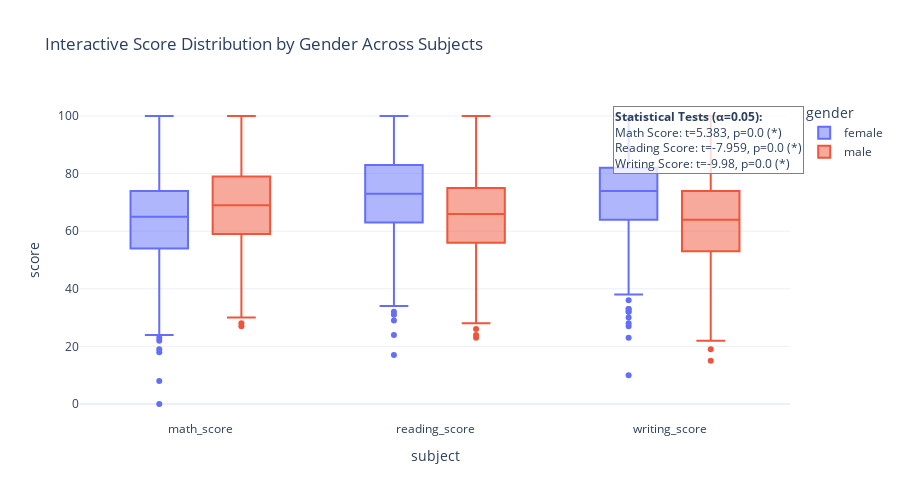
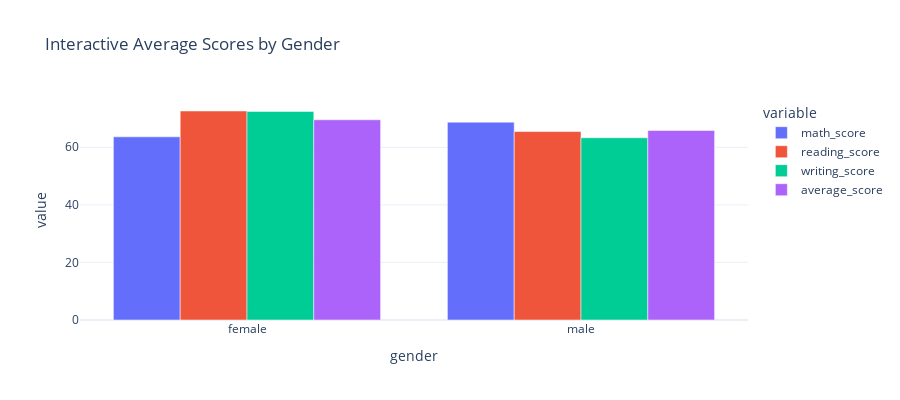

Notebook source saved alongside these figures, in order:
### Markdown cell above
## 3. Interactive Key Findings Analysis

### Code cell
# Interactive gender performance analysis
df_melted = df.melt(id_vars=['gender'], value_vars=['math_score', 'reading_score', 'writing_score'],
                   var_name='subject', value_name='score')

# Create interactive box plots
fig1 = px.box(df_melted, x='subject', y='score', color='gender',
              title="Interactive Score Distribution by Gender Across Subjects",
              hover_data=['gender'])
fig1.update_traces(quartilemethod="exclusive")
fig1.update_layout(height=500)

# Statistical testing and display
test_results = []
for subject in ['math_score', 'reading_score', 'writing_score']:
    male_scores = df[df['gender'] == 'male'][subject]
    female_scores = df[df['gender'] == 'female'][subject]
    t_stat, p_value = stats.ttest_ind(male_scores, female_scores)
    test_results.append({
        'Subject': subject.replace('_', ' ').title(),
        'T-Statistic': round(t_stat, 3),
        'P-Value': round(p_value, 3),
        'Significant': 'Yes' if p_value < 0.05 else 'No'
    })

# Add statistical results as annotation
results_text = "<br>".join([f"{r['Subject']}: t={r['T-Statistic']}, p={r['P-Value']} ({'*' if r['Significant']=='Yes' else 'ns'})" 
                          for r in test_results])
fig1.add_annotation(
    text=f"<b>Statistical Tests (α=0.05):</b><br>{results_text}",
    xref="paper", yref="paper",
    x=1.02, y=0.98,
    showarrow=False,
    align="left",
    bgcolor="rgba(255,255,255,0.8)",
    bordercolor="gray",
    borderwidth=1
)

fig1.show()

# Interactive average scores comparison
gender_scores = df.groupby('gender')[['math_score', 'reading_score', 'writing_score', 'average_score']].mean()
fig2 = px.bar(gender_scores.reset_index(), x='gender', 
              y=['math_score', 'reading_score', 'writing_score', 'average_score'],
              title="Interactive Average Scores by Gender",
              barmode='group',
              hover_data={'variable': True, 'value': ':.2f'})
fig2.update_layout(height=400)
fig2.show()

print("Gender Analysis Summary:")
for result in test_results:
    print(f"  {result['Subject']}: t-statistic={result['T-Statistic']}, p-value={result['P-Value']}")

### Figure 1 — Plotly figure (JSON) as saved in the notebook; plotly's stock layout.template omitted (floating-point values rounded to 4 significant figures; data arrays with more than 128 entries replaced by an {"elided": "..."} marker saying what was removed)
{"data": [{"alignmentgroup": "True", "customdata": {"elided": "1554x1 str values"}, "hovertemplate": "gender=%{customdata[0]}<br>subject=%{x}<br>score=%{y}<extra></extra>", "legendgroup": "female", "marker": {"color": "#636efa"}, "name": "female", "notched": false, "offsetgroup": "female", "orientation": "v", "quartilemethod": "exclusive", "showlegend": true, "type": "box", "x": {"elided": "1554 str values"}, "x0": " ", "xaxis": "x", "y": {"elided": "1554 int values"}, "y0": " ", "yaxis": "y"}, {"alignmentgroup": "True", "customdata": {"elided": "1446x1 str values"}, "hovertemplate": "gender=%{customdata[0]}<br>subject=%{x}<br>score=%{y}<extra></extra>", "legendgroup": "male", "marker": {"color": "#EF553B"}, "name": "male", "notched": false, "offsetgroup": "male", "orientation": "v", "quartilemethod": "exclusive", "showlegend": true, "type": "box", "x": {"elided": "1446 str values"}, "x0": " ", "xaxis": "x", "y": {"elided": "1446 int values"}, "y0": " ", "yaxis": "y"}], "layout": {"annotations": [{"align": "left", "bgcolor": "rgba(255,255,255,0.8)", "bordercolor": "gray", "borderwidth": 1, "showarrow": false, "text": "<b>Statistical Tests (α=0.05):</b><br>Math Score: t=5.383, p=0.0 (*)<br>Reading Score: t=-7.959, p=0.0 (*)<br>Writing Score: t=-9.98, p=0.0 (*)", "x": 1.02, "xref": "paper", "y": 0.98, "yref": "paper"}], "boxmode": "group", "height": 500, "legend": {"title": {"text": "gender"}, "tracegroupgap": 0}, "title": {"text": "Interactive Score Distribution by Gender Across Subjects"}, "xaxis": {"anchor": "y", "domain": [0, 1], "title": {"text": "subject"}}, "yaxis": {"anchor": "x", "domain": [0, 1], "title": {"text": "score"}}}}

### Figure 2 — Plotly figure (JSON) as saved in the notebook; plotly's stock layout.template omitted (floating-point values rounded to 4 significant figures)
{"data": [{"alignmentgroup": "True", "customdata": [["math_score"], ["math_score"]], "hovertemplate": "variable=%{customdata[0]}<br>gender=%{x}<br>value=%{y:.2f}<extra></extra>", "legendgroup": "math_score", "marker": {"color": "#636efa", "pattern": {"shape": ""}}, "name": "math_score", "offsetgroup": "math_score", "orientation": "v", "showlegend": true, "textposition": "auto", "type": "bar", "x": ["female", "male"], "xaxis": "x", "y": [63.63, 68.73], "yaxis": "y"}, {"alignmentgroup": "True", "customdata": [["reading_score"], ["reading_score"]], "hovertemplate": "variable=%{customdata[0]}<br>gender=%{x}<br>value=%{y:.2f}<extra></extra>", "legendgroup": "reading_score", "marker": {"color": "#EF553B", "pattern": {"shape": ""}}, "name": "reading_score", "offsetgroup": "reading_score", "orientation": "v", "showlegend": true, "textposition": "auto", "type": "bar", "x": ["female", "male"], "xaxis": "x", "y": [72.61, 65.47], "yaxis": "y"}, {"alignmentgroup": "True", "customdata": [["writing_score"], ["writing_score"]], "hovertemplate": "variable=%{customdata[0]}<br>gender=%{x}<br>value=%{y:.2f}<extra></extra>", "legendgroup": "writing_score", "marker": {"color": "#00cc96", "pattern": {"shape": ""}}, "name": "writing_score", "offsetgroup": "writing_score", "orientation": "v", "showlegend": true, "textposition": "auto", "type": "bar", "x": ["female", "male"], "xaxis": "x", "y": [72.47, 63.31], "yaxis": "y"}, {"alignmentgroup": "True", "customdata": [["average_score"], ["average_score"]], "hovertemplate": "variable=%{customdata[0]}<br>gender=%{x}<br>value=%{y:.2f}<extra></extra>", "legendgroup": "average_score", "marker": {"color": "#ab63fa", "pattern": {"shape": ""}}, "name": "average_score", "offsetgroup": "average_score", "orientation": "v", "showlegend": true, "textposition": "auto", "type": "bar", "x": ["female", "male"], "xaxis": "x", "y": [69.57, 65.84], "yaxis": "y"}], "layout": {"barmode": "group", "height": 400, "legend": {"title": {"text": "variable"}, "tracegroupgap": 0}, "title": {"text": "Interactive Average Scores by Gender"}, "xaxis": {"anchor": "y", "domain": [0, 1], "title": {"text": "gender"}}, "yaxis": {"anchor": "x", "domain": [0, 1], "title": {"text": "value"}}}}
